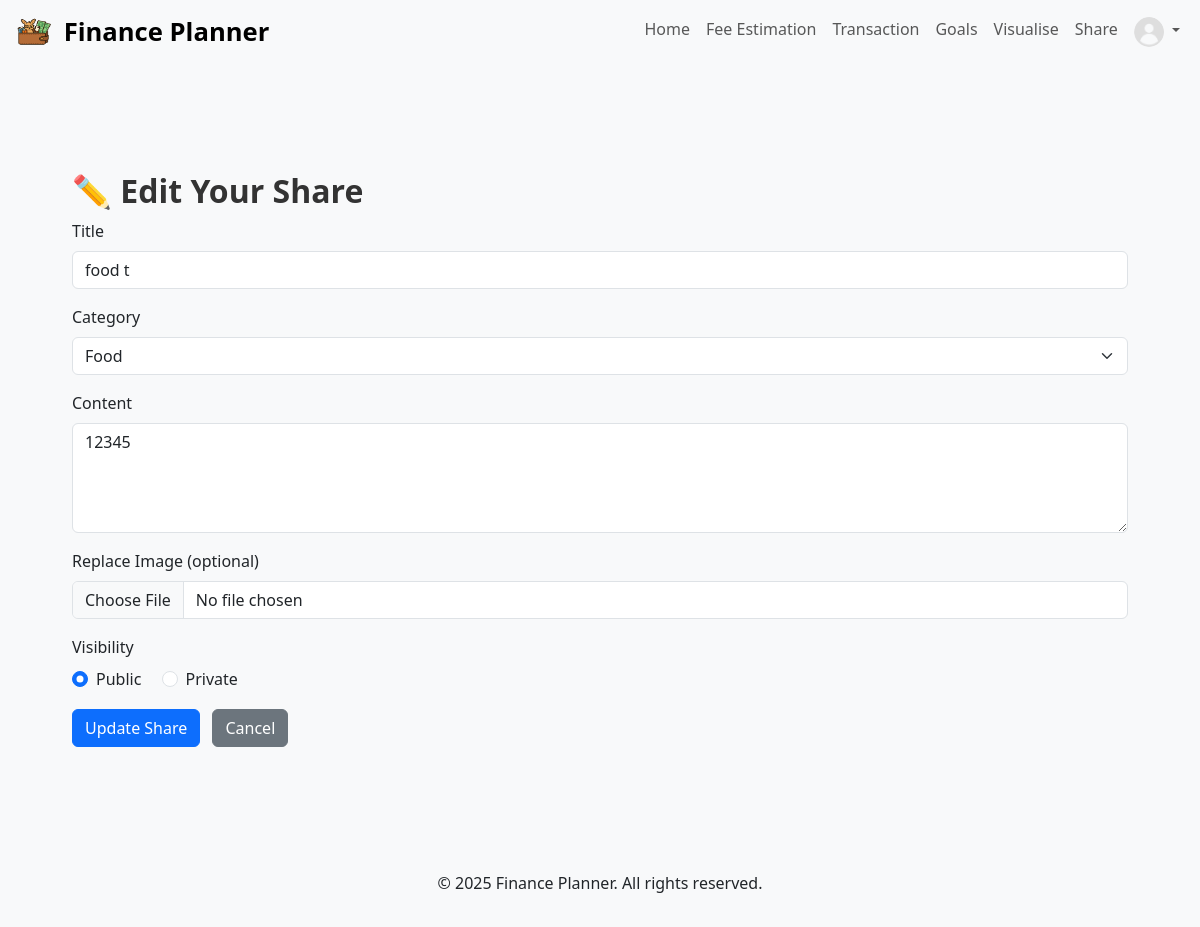
Screenshot of /share/edit/2 (signed in) with the database file from the repository.
### app/models/share.py (models this page shows, shortened)
class Share(db.Model):
    __tablename__ = "shares"
    id = db.Column(db.Integer, primary_key=True)
    sender_id = db.Column(db.Integer, db.ForeignKey("users.id"), nullable=False)  # Sender user ID
    receiver_id = db.Column(db.Integer, db.ForeignKey("users.id"), nullable=True)  # Receiver user ID (nullable)
    category = db.Column(db.String(50), nullable=True)  # Category (nullable)
    title = db.Column(db.String(100), nullable=True)  # Title
    content = db.Column(db.Text, nullable=True)  # Content
    image = db.Column(db.String(255), nullable=True)  # Uploaded image filename
    is_public = db.Column(db.Boolean, default=False)  # Public or private
    timestamp = db.Column(db.DateTime, default=datetime.utcnow)  # Share timestamp
    sender = db.relationship("User", foreign_keys=[sender_id], backref="shares_sent")
    receiver = db.relationship("User", foreign_keys=[receiver_id], backref="shares_received")

### app/models/categories.py (models this page shows, shortened)
class Category(db.Model):
    __tablename__ = "categories"
    id = db.Column(db.Integer, primary_key=True)
    category = db.Column(db.String(50), nullable=False, unique=True)
    budget_simple = db.Column(db.Float, nullable=False)
    budget_quality = db.Column(db.Float, nullable=False)
    budget_luxury = db.Column(db.Float, nullable=False)
    icon = db.Column(db.String(100), nullable=True)  # Optional image URL
    spendings = db.relationship("Spending", backref="category", lazy=True)

### app/routes/share.py (the view, shortened to what this page needs)
@bp.route("/edit/<int:share_id>", methods=["GET", "POST"])
@login_required
def edit_share(share_id):
    share = Share.query.get_or_404(share_id)
    if share.sender_id != current_user.id:
        flash("You cannot edit someone else's post.", "danger")
        return redirect(url_for("share.share"))
    categories = Category.query.all()
    return render_template("edit_share.html", share=share, categories=categories)

### app/templates/edit_share.html (shortened to what this page needs)
{% extends "base.html" %}
{% block content %}
<div class="container mt-4">
    <h2>✏️ Edit Your Share</h2>
    <form method="POST" enctype="multipart/form-data">
        <div class="mb-3">
            <label for="title" class="form-label">Title</label>
            <input type="text" name="title" class="form-control" id="title"
                   value="{{ share.title or '' }}" required>
        </div>
        <div class="mb-3">
            <label for="category" class="form-label">Category</label>
            <select name="category" class="form-select" required>
                {% for c in categories %}
                <option value="{{ c.category }}" {% if c.category == share.category %}selected{% endif %}>
                    {{ c.category }}
                </option>
                {% endfor %}
            </select>
        </div>
        <div class="mb-3">
            <label for="content" class="form-label">Content</label>
            <textarea name="content" class="form-control" rows="4">{{ share.content or '' }}</textarea>
        </div>
        <div class="mb-3">
            <label for="image" class="form-label">Replace Image (optional)</label>
            <input type="file" name="image" class="form-control" id="image">
        </div>
        <div class="mb-3">
            <label class="form-label">Visibility</label><br>
            <div class="form-check form-check-inline">
                <input class="form-check-input" type="radio" name="is_public" value="on"
                       {% if share.is_public %}checked{% endif %}>
                <label class="form-check-label">Public</label>
            </div>
            <div class="form-check form-check-inline">
                <input class="form-check-input" type="radio" name="is_public" value="off"
                       {% if not share.is_public %}checked{% endif %}>
                <label class="form-check-label">Private</label>
            </div>
        </div>
        <button type="submit" class="btn btn-primary">Update Share</button>
        <a href="{{ url_for('share.share') }}" class="btn btn-secondary ms-2">Cancel</a>
    </form>
</div>
{% endblock %}

### app/static/css/estimation.css (style rules this page uses)
h2 { font-weight: bold; color: #333; }

### app/static/css/style.css (style rules this page uses)
body { background-color: #f8f9fa; }

### rows the page displays
Share: title "food t", category "Food", content "12345", is_public "☑"
